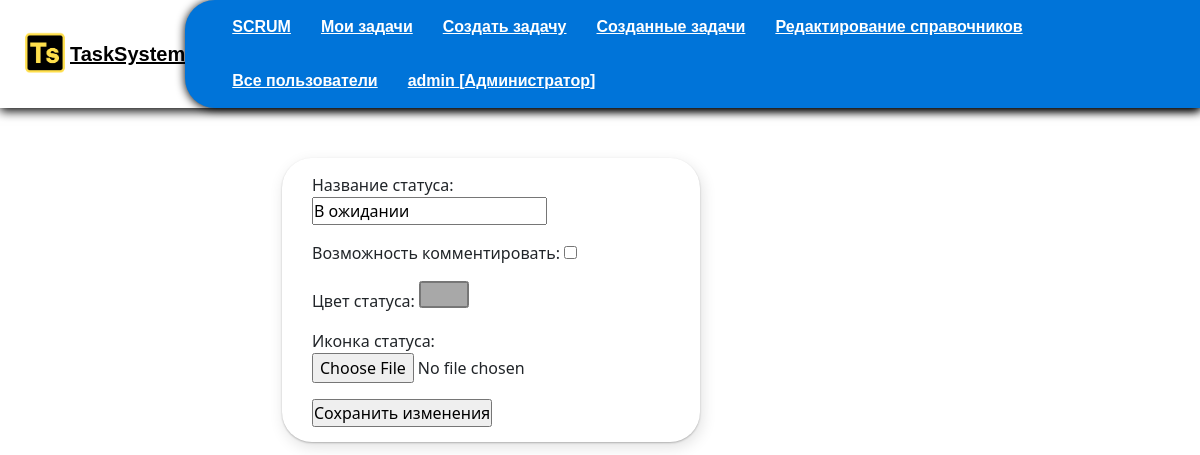
The page /edit_directory/edit_status/1 (signed in) on the database its author committed.
### authapp/models.py (models this page shows, shortened)
class CustomUser(AbstractUser):
    LastAuthDate = models.DateTimeField(auto_now=True)
    is_active = models.BooleanField(verbose_name="Пользователь активирован", default=False)

class Right(models.Model):
    user_id = models.ForeignKey(CustomUser, on_delete=models.CASCADE, verbose_name="Пользователь")
    usertype_id = models.ForeignKey(Type, on_delete=models.CASCADE, verbose_name="Тип пользователя", null=True)

class Type(models.Model):
    name = models.CharField("Название", blank=True, max_length=40)

### edit_directory/models.py (models this page shows, shortened)
class Status(models.Model):
    COLOR_CHOICES = [
        ("GR", "Зеленый"),
        ("RD", "Красный"),
        ("YE", "Желтый"),
        ("DR", "Серый")
    ]
    COLOR_PALETTE = [
        ("#FFFFFF", "white", ),
        ("#000000", "black", ),
    ]
    name = models.CharField(verbose_name="Название статуса", max_length=50, default=None)
    comment_is_active = models.BooleanField(verbose_name="Возможность комментировать", default=False)
    color_status = models.CharField(verbose_name="Цвет статуса", max_length=7, default= "#000000")
    image_status = models.ImageField(verbose_name="Иконка статуса", upload_to='image_status/', default=None, blank=True)
    next_status = models.ManyToManyField('self', blank=True)

### edit_directory/views.py (the view)
# urls.py: path("edit_status/<int:status_id>", edit_directory.edit_status, name='edit_status'),
@user_passes_test(lambda u: u.is_superuser)
def edit_status(request, status_id):
    try:
        right = Right.objects.get(user_id=request.user)
    except:
        right = None
    status=Status.objects.get(id=status_id)
    form = StatusForm(instance=status)
    if request.method == "POST":
        form = StatusForm(data=request.POST, instance=status)
        if form.is_valid():
            form.save()
        return HttpResponseRedirect(reverse('edit_directory:directory_view'))
    return render(request, 'edit_directory/edit_status.html', context={
        "right":right,
        'form': form
    })

### edit_directory/forms.py
class StatusForm(forms.ModelForm):
    class Meta:
        model = Status
        fields = ('name', 'comment_is_active', 'color_status', 'image_status')
        widgets = {
            'color_status': TextInput(attrs={'type': 'color'}),
        }

### mainapp/templates/edit_directory/edit_status.html (shortened to what this page needs)
{% load static %}
{% include 'mainapp/includes/menu_inc.html' %}
<div class='page_style'>
    <div class='main_page'>
<form method="post" class='third'>
   {{form.as_p}}
    <input type="submit" value="Сохранить изменения">
</form>
</div>
</div>

### mainapp/templates/mainapp/includes/menu_inc.html (shortened to what this page needs)
{% load static %}
<!DOCTYPE html>
<html lang="en">
<head>
  <link rel="stylesheet" type="text/css" href="{% static 'css/task.css' %}">
  <link rel="stylesheet" type="text/css" href="{% static 'css/style.css' %}">
  <link rel="stylesheet" type="text/css" href="{% static 'css/scrum.css' %}">
  <link rel="stylesheet" type="text/css" href="{% static 'css/menu.css' %}">
  <link href="{% static 'colorfield/css/colorpicker.css' %}" rel="stylesheet">
  <link href="{% static 'css/colorfield.css' %}" rel="stylesheet">
  <link rel="stylesheet" type="text/css" href="{% static 'colorfield/css/color-picker.css' %}">
  <link href="https://cdn.jsdelivr.net/npm/bootstrap@5.2.0-beta1/dist/css/bootstrap.min.css" rel="stylesheet">
    <link rel="stylesheet" href="https://cdn.jsdelivr.net/npm/picnic">
</head>
<body>
  <header class='header'>
    <div class='block-logo'>
      <a href='{% url "main" %}' class="logo"><img src="{% static 'images/TSlogo.png' %}" width="50" height="50"></a>
      <p class='logo-text'><a href='{% url "main" %}' class='logo-text'>TaskSystem</a></p>
    </div>
    <nav class='menu-items'>
      <ul class='menu-item'>
        <li><a href="{% url 'main' %}" class="{% if request.resolver_match.url_name == 'main' %} active_url {% endif %}">SCRUM</a></li>
        <li><a href="{% url 'mytasks:task_view' %}" class="{% if request.resolver_match.url_name == 'task_view' %} active_url  {% endif %}">Мои задачи</a></li>
        {% if right.usertype_id.name == "Руководитель" or right.usertype_id.name == "Администратор" %}
        <li><a href="{% url 'create' %}" class="{% if request.resolver_match.url_name == 'create' %} active_url{% endif %}">Создать задачу</a></li>
        <li><a href="{% url 'creation_tasks' %}" class="{% if request.resolver_match.url_name == 'creation_tasks' %} active_url {% endif %}">Созданные задачи</a></li>
        {% endif %}
        {% if request.user.is_superuser %}
        <li><a href="{% url 'edit_directory:directory_view' %} " class="{% if request.resolver_match.url_name == 'directory_view' %} active_url {% endif %}">Редактирование справочников</a></li>
        <li><a href="{% url 'all_users' %}" class="{% if request.resolver_match.url_name == 'all_users' %} active_url {% endif %}">Все пользователи</a></li>
        {% endif %}
        <li><a href="#" class="{% if request.resolver_match.url_name == 'account' %} active_url {% endif %}">{{ user.username }} {% if right.usertype_id.name %}[{{right.usertype_id.name}}]{% else %} [Не определен] {% endif %}</a>
      </li>
      </ul>
    </nav>
  </header>

### static/css/task.css (style rules this page uses)
.main_page { box-shadow: 2px 5px 15px rgba(0, 0, 0, 0.12), 0 1px 2px rgba(0, 0, 0, 0.24); margin: 50px 500px 50px 250px; padding: 15px 30px; border-radius: 30px; border-width: 100px; }

### static/css/style.css (style rules this page uses)
.page_style { margin-left: 2em; margin-top: 1em; padding-bottom: 2em; }

### static/css/menu.css (style rules this page uses)
* { margin: 0; padding: 0; box-sizing: border-box; list-style: none; text-decoration: none; }
.header { display: flex; justify-content: space-between; align-items: center; height: auto; box-shadow: 0 3px 10px #000; font-family: sans-serif; }
.block-logo { display: flex; justify-content: center; align-items: center; }
.block-logo { transition: .5s; padding-left: 20px; }
.logo-text { margin-bottom: 0; font-weight: 700; transition: .5s; font-size: 20px; font-weight: 900; color: #000; }
.logo { width: 50px; height: 50px; transition: .5s; font-size: 20px; font-weight: 900; color: #000; z-index: 0; }
.menu-items { position: initial !important; border-top-left-radius: 30px; border-bottom-left-radius: 30px; font-family: sans-serif; background-color: #0074d9; box-shadow: 0 1px 10px #000; }
header nav ul li { position: relative; float: left; }
header nav ul li a { padding: 15px; color: #fff; font-size: 16px; font-family: sans-serif; font-weight: 600; display: block; }

### rows shown on the page
CustomUser: username "admin"
Right: usertype_id.name "Администратор"
Status: name "В ожидании", color_status "#a8a8a8"
